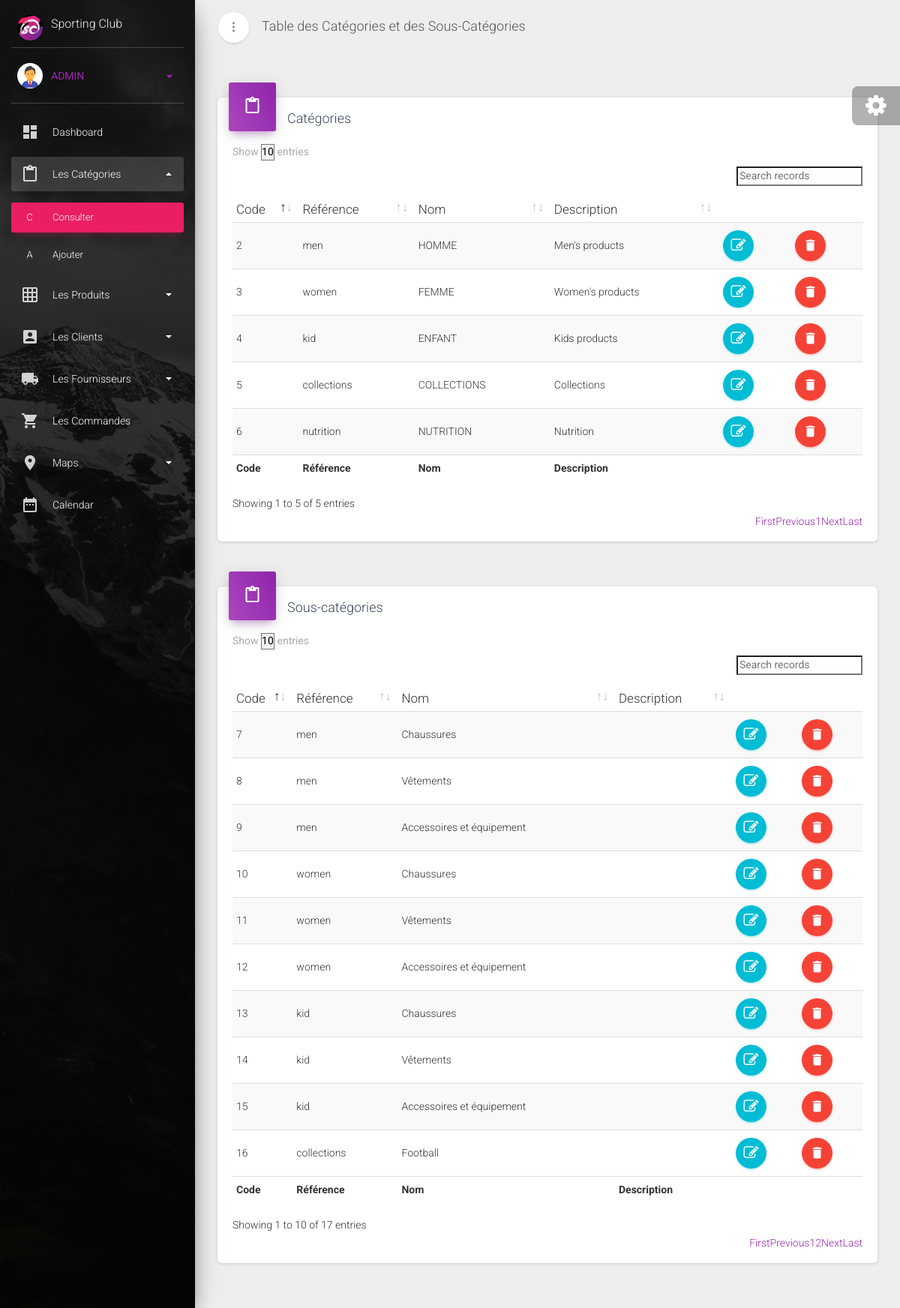
Screenshot of /sportingclub/admin/demos.creative-tim.com/material-dashboard-pro/examples/Categories/ConsulterCategorie.php (signed in) with the database file from the repository.
### tables this page shows
CREATE TABLE IF NOT EXISTS `category` (
  `id` int(11) NOT NULL AUTO_INCREMENT,
  `reference` varchar(20) NOT NULL,
  `label` varchar(255) NOT NULL,
  `description` varchar(255) NOT NULL,
  `banner` int(2) DEFAULT '0',
  `photo` varchar(255) NOT NULL,
  PRIMARY KEY (`id`),
  UNIQUE KEY `label` (`label`)
);

CREATE TABLE IF NOT EXISTS `subcategory` (
  `id` int(11) NOT NULL AUTO_INCREMENT,
  `reference` varchar(20) NOT NULL,
  `label` varchar(255) NOT NULL,
  `description` varchar(255) NOT NULL,
  PRIMARY KEY (`id`),
  KEY `label` (`label`) USING BTREE,
  KEY `reference` (`reference`)
);

### sportingclub/admin/demos.creative-tim.com/material-dashboard-pro/examples/Categories/ConsulterCategorie.php (the view, shortened to what this page needs)
<!DOCTYPE html>
<html lang="en">
<head>
  <link rel="stylesheet" href="../../../../maxcdn.bootstrapcdn.com/font-awesome/latest/css/font-awesome.min.css">
  <link href="../../assets/css/material-dashboard.minf066.css?v=2.1.0" rel="stylesheet" />
  <link href="../../assets/demo/demo.css" rel="stylesheet" />
</head>
<body class="">
  <div class="wrapper ">
    <div class="sidebar" data-color="rose" data-background-color="black" data-image="../../assets/img/sidebar-1.jpg">
      <div class="sidebar-wrapper">
        <div class="user">
          <div class="photo">
            <img src="../../assets/img/sporting.jpg" />
          </div>
          <div class="user-info">
              <span  class="username" style="color: aliceblue; ">
                  Sporting Club
               </span>
          </div>
        </div>
          <div class="user">
              <div class="photo">
                  <img src="../../assets/img/faces/admin.png" />
              </div>
              <div class="user-info">
                  <a data-toggle="collapse" href="#collapseExample" class="username">
              <span class="btn-link btn-info" title="Cliquez ici" style="text-decoration: none;">
                <?php echo strtoupper($_SESSION['username']); ?>
                <b class="caret"></b>
              </span>
                  </a>
              </div>
          </div>
        <ul class="nav">
          <li class="nav-item ">
            <a class="nav-link" href="../Dashboard.php">
              <i class="material-icons">dashboard</i>
              <p> Dashboard </p>
            </a>
          </li>
          <li class="nav-item active" >
            <a class="nav-link" data-toggle="collapse" href="#formsExamples" aria-expanded="true">
              <i class="material-icons">content_paste</i>
              <p> Les catégories
                <b class="caret"></b>
              </p>
            </a>
            <div class="collapse show" id="formsExamples">
              <ul class="nav">
                <li class="nav-item active"  >
                  <a class="nav-link" href="consulterCategorie.php">
                    <span class="sidebar-mini"> C </span>
                    <span class="sidebar-normal"> Consulter </span>
                  </a>
                </li>
                <li class="nav-item ">
                  <a class="nav-link" href="AjouterCategorie.php">
                    <span class="sidebar-mini"> A </span>
                    <span class="sidebar-normal">Ajouter</span>
                  </a>
                </li>
              </ul>
            </div>
          </li>
          <li class="nav-item ">
            <a class="nav-link" data-toggle="collapse" href="#tablesExamples">
              <i class="material-icons">grid_on</i>
              <p> Les produits
                <b class="caret"></b>
              </p>
            </a>
          </li>
          <li class="nav-item ">
            <a class="nav-link" data-toggle="collapse" href="#Clients">
              <i class="material-icons">account_box</i>
              <p> Les Clients
                <b class="caret"></b>
              </p>
            </a>
          </li>
          <li class="nav-item ">
            <a class="nav-link" data-toggle="collapse" href="#fournisseurs">
              <i class="material-icons">local_shipping</i>
              <p> Les Fournisseurs
                <b class="caret"></b>
              </p>
            </a>
          </li>
          <li class="nav-item ">
            <a class="nav-link" href="../Commandes/ConsulterCommandes.php">
              <i class="material-icons">local_grocery_store</i>
              <p> Les commandes </p>
            </a>
          </li>
          <li class="nav-item ">
            <a class="nav-link" data-toggle="collapse" href="#mapsExamples">
              <i class="material-icons">place</i>
              <p> Maps
                <b class="caret"></b>
              </p>
            </a>
          </li>
          <li class="nav-item ">
            <a class="nav-link" href="../calendar.html">
              <i class="material-icons">date_range</i>
              <p> Calendar </p>
            </a>
          </li>
        </ul>
      </div>
    </div>
    <div class="main-panel">
      <nav class="navbar navbar-expand-lg navbar-transparent navbar-absolute fixed-top ">
        <div class="container-fluid">
          <div class="navbar-wrapper">
            <div class="navbar-minimize">
              <button id="minimizeSidebar" class="btn btn-just-icon btn-white btn-fab btn-round">
                <i class="material-icons text_align-center visible-on-sidebar-regular">more_vert</i>
              </button>
            </div>
            <a class="navbar-brand" href="#pablo">Table des Catégories et des Sous-Catégories</a>
          </div>
        </div>
      </nav>
      <div class="content">
        <div class="container-fluid">
          <div class="row">
            <div class="col-md-12">
              <div class="card">
                <div class="card-header card-header-primary card-header-icon">
                  <div class="card-icon">
                    <i class="material-icons">content_paste</i>
                  </div>
                  <h4 class="card-title">Catégories</h4>
                </div>
                <div class="card-body">
                  <div class="material-datatables">
                    <table id="datatables1" class="table table-striped table-no-bordered table-hover" cellspacing="0" width="100%" style="width:100%">
                      <thead>
                        <tr>
                          <th>Code</th>
                          <th>Référence</th>
                          <th>Nom</th>
                          <th>Description</th>
                          <th class="disabled-sorting"></th>
                          <th class="disabled-sorting"></th>
                        </tr>
                      </thead>
                      <tfoot>
                        <tr>
                          <th>Code</th>
                          <th>Référence</th>
                          <th>Nom</th>
                          <th>Description</th>
                          <th ></th>
                          <th ></th>
                        </tr>
                      </tfoot>
                      <tbody>
                      <?php
                       $idcom = new mysqli("localhost","root","","Sportingclub");
                       mysqli_set_charset($idcom, "utf8");
                       $req = $idcom->prepare("SELECT id, reference,label, description,photo FROM category ");
                       $req->execute();
                       $req->bind_result($code,$reference,$nom,$description,$photo);
                       while ($req->fetch()) {
                        echo'
                        <tr>
                          <td>'.$code.'</td>
                          <td>'.$reference.'</td>
                          <td>'.$nom.'</td>
                          <td>'.$description.'</td>
                          <td >
                            <form id="editercategorie'.$code.'" action="EditerCategorie.php" method="POST">
                             <input type="text" class="form-control"  name="code" value="'.$code.'" style="display:none;">
                             <input type="text" class="form-control"  name="reference" value="'.$reference.'" style="display:none;">
                             <input type="text" class="form-control"  name="nom" value="'.$nom.'" style="display:none;">
                             <input type="text" class="form-control"  name="image" value="'.$photo.'" style="display:none;">
                             <input type="text" class="form-control"  name="description" value="'.$description.'" style="display:none;">
                             <button type="submit" name="editerCat" title="Editer les coordonnées" class="btn btn-just-icon btn-round btn-info">
                              <i class="fa fa-edit"></i>
                             </button>
                            </form>
                          </td>
                          <td >
                            <form id="supprimercategorie'.$code.'" action="supprimerCategorie.php" method="POST" onsubmit=" return confirm(\'voulez-vous vraiment supprimer cette catégorie ?\') ">
                             <input type="text" class="form-control"  name="code" value="'.$code.'" style="display:none;">
                             <button type="submit" title="Supprimer la catégorie" class="btn btn-just-icon btn-round btn-danger">
                              <i class="material-icons">delete</i>
                             </button>
                            </form>
                          </td>
                        </tr>';
                         }
                        echo '</tbody>
                              </table>';
                        ?>
                  </div>
                </div>
              </div>
            </div>
          </div>
        </div>
        <div class="container-fluid">
          <div class="row">
            <div class="col-md-12">
              <div class="card">
                <div class="card-header card-header-primary card-header-icon">
                  <div class="card-icon">
                    <i class="material-icons">content_paste</i>
                  </div>
                  <h4 class="card-title">Sous-catégories</h4>
                </div>
                <div class="card-body">
                  <div class="material-datatables">
                    <table id="datatables2" class="table table-striped table-no-bordered table-hover" cellspacing="0" width="100%" style="width:100%">
                      <thead>
                        <tr>
                          <th>Code</th>
                          <th>Référence</th>
                          <th>Nom</th>
                          <th>Description</th>
                          <th class="disabled-sorting"></th>
                          <th class="disabled-sorting"></th>
                        </tr>
                      </thead>
                      <tfoot>
                        <tr>
                          <th>Code</th>
                          <th>Référence</th>
                          <th>Nom</th>
                          <th>Description</th>
                          <th ></th>
                          <th ></th>
                        </tr>
                      </tfoot>
                      <tbody>
                      <?php
                       $idcom = new mysqli("localhost","root","","Sportingclub");
                       mysqli_set_charset($idcom, "utf8");
                       $req = $idcom->prepare("SELECT id, reference,label, description FROM subcategory ");
                       $req->execute();
                       $req->bind_result($id,$reference,$nom,$description);
                       while ($req->fetch()) {
                        echo'
                        <tr>
                          <td>'.$id.'</td>
                          <td>'.$reference.'</td>
                          <td>'.$nom.'</td>
                          <td>'.$description.'</td>
                          <td >
                            <form id="editersubcategorie'.$id.'" action="EditerCategorie.php" method="POST">
                             <input type="text" class="form-control"  name="code" value="'.$id.'" style="display:none;">
                             <input type="text" class="form-control"  name="reference" value="'.$reference.'" style="display:none;">
                             <input type="text" class="form-control"  name="nom" value="'.$nom.'" style="display:none;">
                             <input type="text" class="form-control"  name="description" value="'.$description.'" style="display:none;">
                             <button type="submit" title="Editer les coordonnées" name="editerSubCat" class="btn btn-just-icon btn-round btn-info">
                              <i class="fa fa-edit"></i>
                             </button>
                            </form>
                          </td>
                          <td >
                            <form id="supprimersubcategorie'.$id.'" action="supprimerSubCategorie.php" method="POST" onsubmit=" return confirm(\'voulez-vous vraiment supprimer cette sous-catégorie ?\') ">
                             <input type="text" class="form-control"  name="id" value="'.$id.'" style="display:none;">
                             <button type="submit" title="Supprimer la sous-catégorie" class="btn btn-just-icon btn-round btn-danger">
                              <i class="material-icons">delete</i>
                             </button>
                            </form>
                          </td>
                        </tr>';
                         }
                        echo '</tbody>
                              </table>';
                        ?>
                  </div>
                </div>
              </div>
            </div>
          </div>
        </div>
      </div>
      <div class="fixed-plugin">
        <div class="dropdown show-dropdown">
          <a href="#" data-toggle="dropdown">
            <i class="fa fa-cog fa-2x"> </i>
          </a>
        </div>
      </div>
    </div>
  </div>
</body>
</html>

### rows the page displays
category: id "2", reference "men", label "HOMME", description "Men's products"
category: id "3", reference "women", label "FEMME", description "Women's products"
category: id "4", reference "kid", label "ENFANT", description "Kids products"
category: id "5", reference "collections", label "COLLECTIONS", description "Collections"
category: id "6", reference "nutrition", label "NUTRITION", description "Nutrition"
subcategory: id "7", reference "men", label "Chaussures"
subcategory: id "8", reference "men", label "Vêtements"
subcategory: id "9", reference "men", label "Accessoires et équipement"
subcategory: id "10", reference "women", label "Chaussures"
subcategory: id "11", reference "women", label "Vêtements"
subcategory: id "12", reference "women", label "Accessoires et équipement"
subcategory: id "13", reference "kid", label "Chaussures"
subcategory: id "14", reference "kid", label "Vêtements"
subcategory: id "15", reference "kid", label "Accessoires et équipement"
subcategory: id "16", reference "collections", label "Football"

### other values shown
$_SESSION['username'] "ADMIN"
